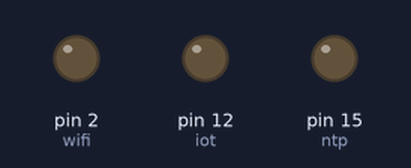
A sketch run on a simulated Arduino Uno, built with avr-gcc and run on an emulated ATmega328P. On the bench: output pins drawn as LEDs (lit = HIGH).

Above: at 0.2 s.
At 0.8 s:
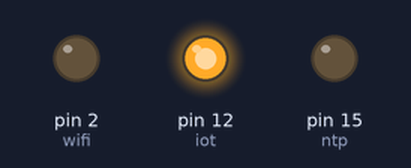
At 1.6 s:
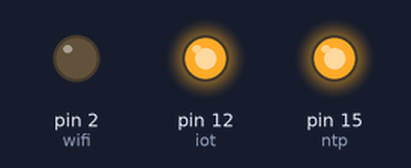
At 3.0 s:
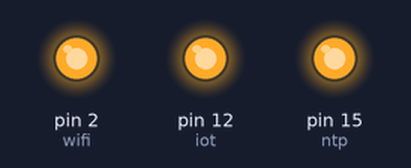
At 3.35 s:
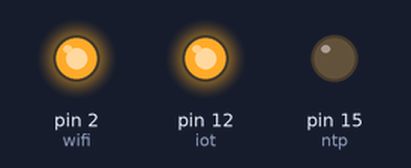
At 4.8 s:
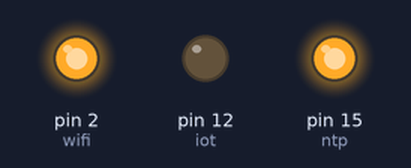
Timing chart, 0 to 5.3 s (numbered marks = the images above):
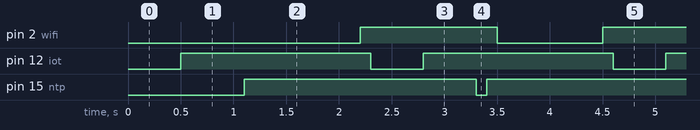

Measured:
- by itself, pin 2 (wifi): alternates HIGH for 1.3 s and LOW for 1.0 s
- by itself, pin 12 (iot): alternates HIGH for 1.8 s and LOW for 0.50 s
- by itself, pin 15 (ntp): alternates HIGH for 2.2 s and LOW for 0.10 s

The sketch:

function1.ino
```cpp
int iot = 12;
int ntp = 15;
int wifi = 2;

void setup() {
  pinMode(iot, OUTPUT);
  pinMode(ntp, OUTPUT);
  pinMode(wifi, OUTPUT);

}

void loop() {
  iotblink();
  ntpblink(100);
  digitalWrite(wifi, LOW);
  delay(wifiblink(100));
  digitalWrite(wifi, HIGH);
  delay(wifiblink(10));

}
```

iot.ino
```cpp
void iotblink(void){ //ไม่รับค่าเข้า ไม่ส่งค่าออก
  digitalWrite(iot, LOW);
  delay(500);
  digitalWrite(iot, HIGH);
  delay(500);
}
```

ntp.ino
```cpp
void ntpblink(int value){ //รับค่าเข้า ไม่ส่งค่าออก
  digitalWrite(ntp, LOW);
  delay(value);
  digitalWrite(ntp, HIGH);
  delay(value);
}
```

wifi.ino
```cpp
int wifiblink(int x){
  int sum = x*10;
  return sum;
}
```
